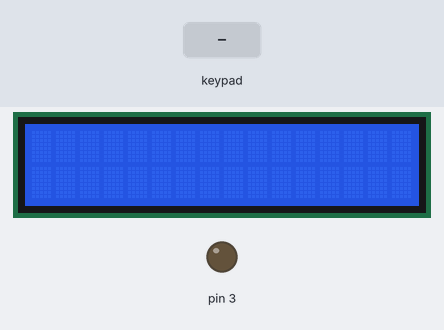
Recording of a program running on a simulated Arduino Uno, built with avr-gcc and run on an emulated ATmega328P. Shown: 16×2 character LCD, output pins drawn as LEDs (lit = HIGH). The inputs (shaded band) are chosen by the test bench. What the program prints to the serial monitor is not drawn.

Above: at 1.2 s.
1.3 s: keypad keys 1 3 1 2 1 1 1 0 * pressed 0.4 s apart
At 5.3 s:
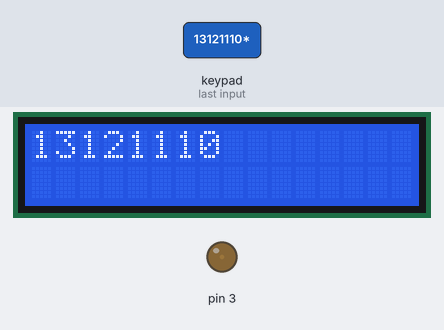
6.4 s: keypad keys 9 8 7 * pressed 0.4 s apart
At 8.7 s:
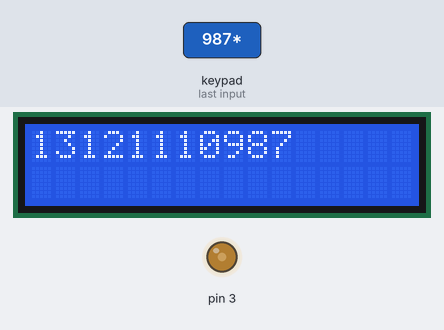
9.5 s: keypad keys 1 3 9 7 2 2 2 2 * pressed 0.4 s apart
At 13.5 s:
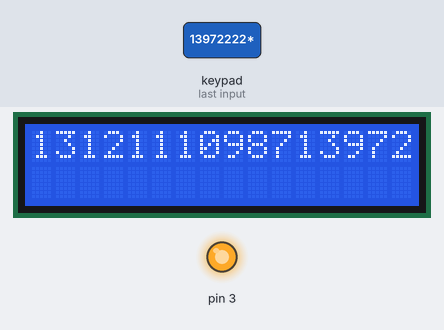
14.6 s: key '#' pressed
At 15.6 s:
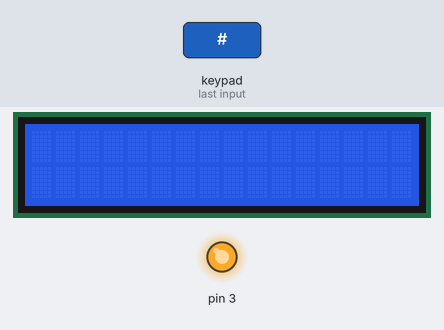
16.1 s: key '2' pressed
At 17.3 s:
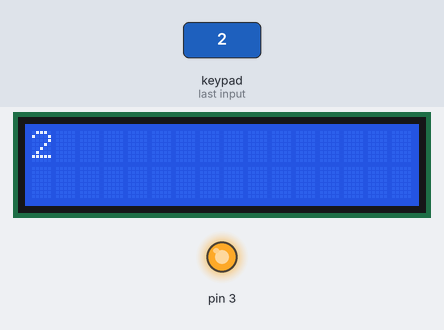
Timing chart, 0 to 18.6 s (numbered marks = the images above; inputs shaded):
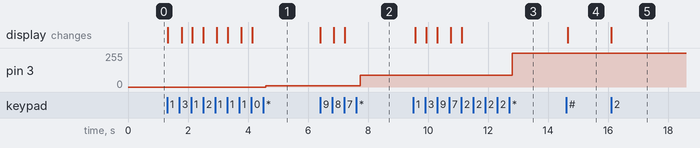

Measured:
- after the input at 1.3 s, pin 3: 0/255 → 10/255 after 3.3 s; the display: first changes at once (image 1 shows a later state)
- after the input at 6.4 s, pin 3: 10/255 → 87/255 after 1.3 s; the display: first changes at once (image 2 shows a later state)
- after the input at 9.5 s, pin 3: 87/255 → 254/255 after 3.3 s; the display: first changes after 0.08 s (image 3 shows a later state)
- after the input at 14.6 s, the display: changes after 0.06 s (image 4)
- after the input at 16.1 s, the display: changes at once (image 5)

The program:

main.cpp
```cpp
#include <Arduino.h>
#include <Arduino_FreeRTOS.h>
#include <Keypad.h>
#include <LiquidCrystal_I2C.h>
#include <Wire.h>
#include <queue.h>

LiquidCrystal_I2C lcd(0x3f,16,2);  // set the LCD address to 0x27 for a 16 chars and 2 line display

const byte ROWS = 4;  //Four Rows
const byte COLS = 3; //Three Columns

char keys[ROWS][COLS] = {
{'1','2','3'},
{'4','5','6'},
{'7','8','9'},
{'*','0','#'}
};

byte rowPins[ROWS] = {13, 12, 11, 10};
byte colPins[COLS] = {9, 8, 7};
Keypad kpd = Keypad( makeKeymap(keys), rowPins, colPins, ROWS, COLS );

int motorPower=0;

QueueHandle_t motorPowerQueue;

int getKeyPadValue() {
   if (kpd.getKeys())
    {
        for (int i=0; i<LIST_MAX; i++)
        {
            if ( kpd.key[i].stateChanged && kpd.key[i].kstate == PRESSED )
            {
              return kpd.key[i].kchar;
            }
        }
    }
    return -1;
}

void Read_Keypad_Show_On_LCD(void* params){
  for(;;){
    int value;
    if((value = getKeyPadValue()) != -1) {
      if(value >= '0' && value <= '9') {
        motorPower *= 10;
        motorPower += (value - '0');
        lcd.write(value);
      }
      else if (value == '*'){
        if(motorPower > 100 ){
          motorPower %= 100;
          xQueueSend(motorPowerQueue,(void *) &motorPower, 0);
        }
        else {
          xQueueSend(motorPowerQueue,(void *) &motorPower, 0);
        }
        String keypad = "key pad value: ";
        keypad = keypad + motorPower;
        Serial.println(keypad);
      }
      else if (value == '#') {
        motorPower = 0;
        lcd.clear();
      }
    }

    vTaskDelay(100 / portTICK_PERIOD_MS);
  }

}


void Speed_Motor(void* params){
  int power = 0;
  Serial.println("speed Motor");
  for(;;){
    if(uxQueueMessagesWaiting > 0 ){
      xQueueReceive(motorPowerQueue,&power, 0);
      Serial.println(power);
      int power2 =map(power, 0, 100, 0, 255);
      analogWrite(3,power);

    }
    vTaskDelay(100 / portTICK_PERIOD_MS);
  }
}


void setup() {
  lcd.init();    // initialize the lcd
  lcd.backlight();

  Serial.begin(9600);

  pinMode(3,OUTPUT);
  motorPowerQueue = xQueueCreate( 10, sizeof(int) );
  xTaskCreate(Read_Keypad_Show_On_LCD,"Keypad_LCD",128,NULL,tskIDLE_PRIORITY+1,NULL);
  xTaskCreate(Speed_Motor,"MOTOR",128,NULL,tskIDLE_PRIORITY+1,NULL);

}

void loop() {

}
```
